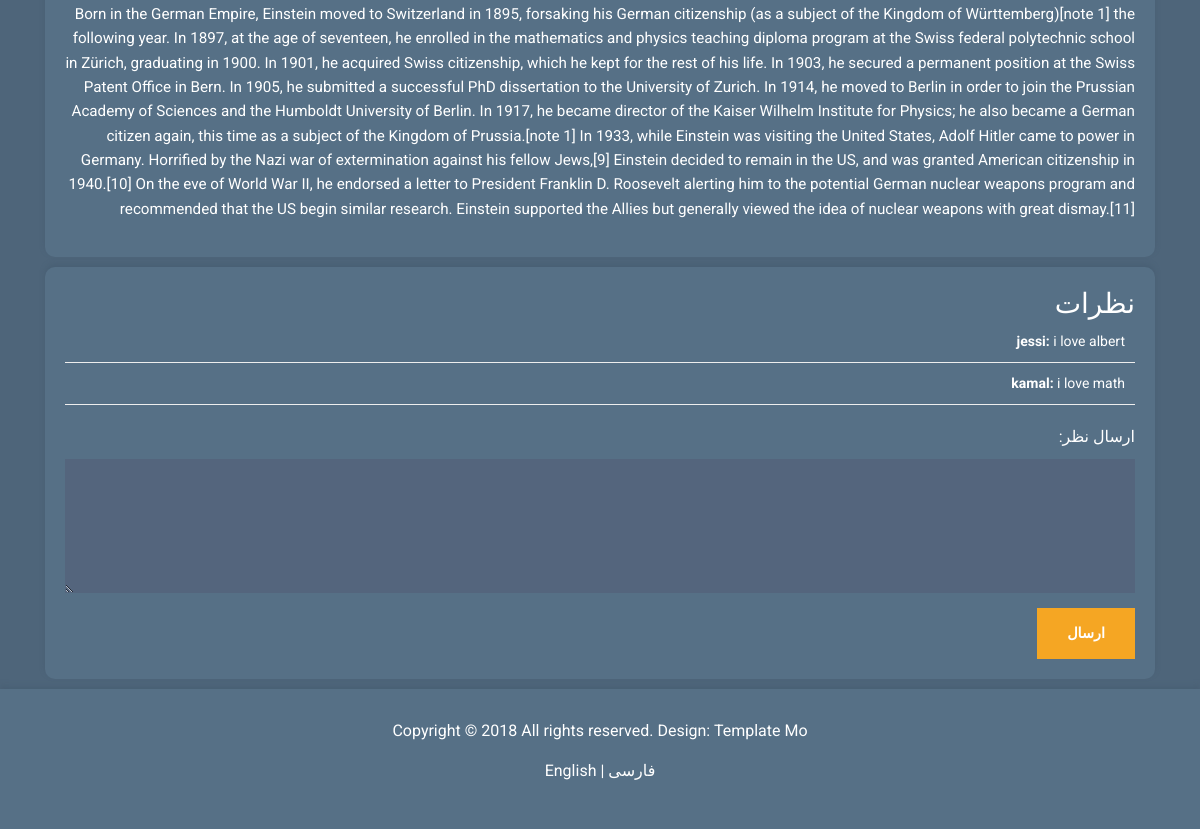
/post/5 (signed in, lower part), run on an earlier commit of the app's database.
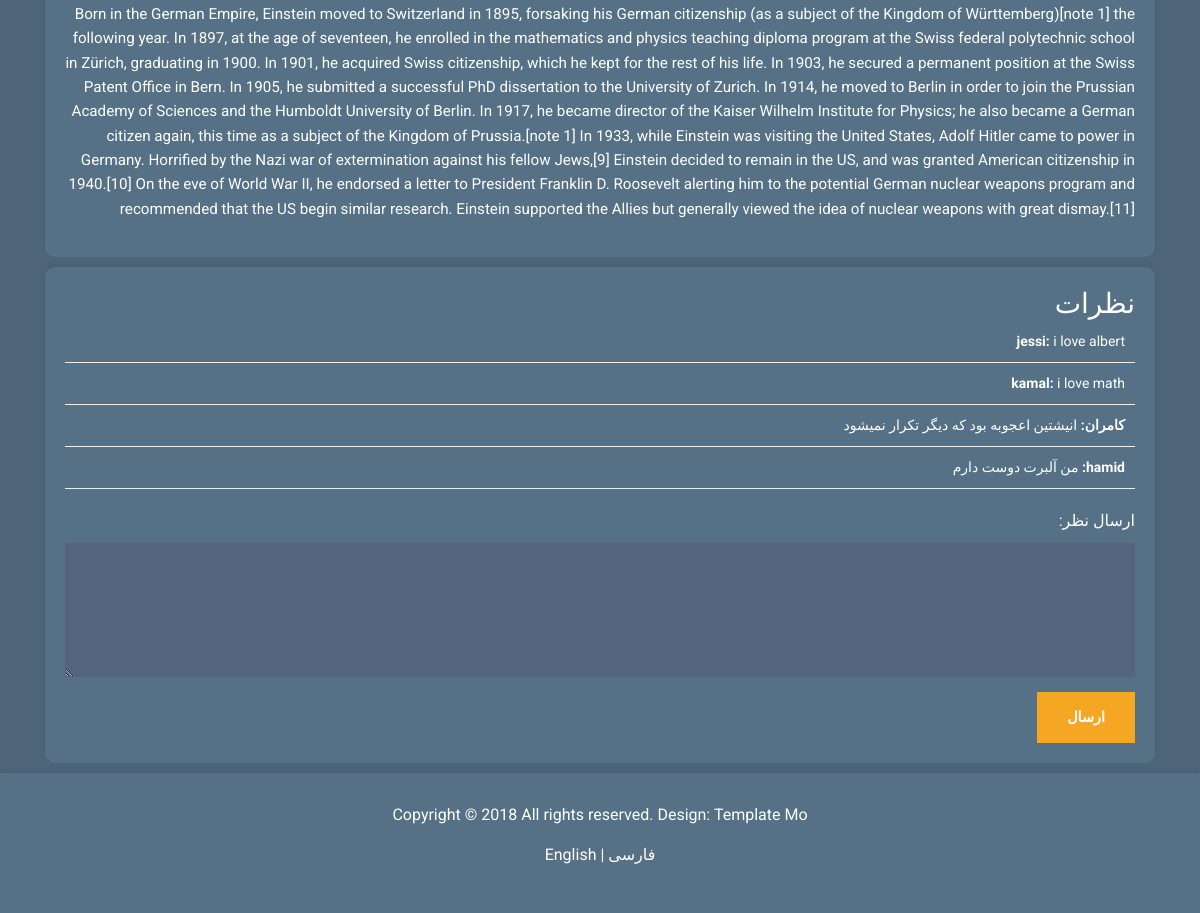
And on a later commit of the database.
### main.py (models this page shows, shortened)
class Comment(db.Model):
    id = db.Column(db.Integer, primary_key=True)
    content = db.Column(db.Text, nullable=False)
    user_id = db.Column(db.Integer, db.ForeignKey('user.id'), nullable=False)
    post_id = db.Column(db.Integer, db.ForeignKey('post.id'), nullable=False)
    user = db.relationship('User', backref=db.backref('user_comment', lazy=True))  # Relationship to User model

class User(db.Model):
    id = db.Column(db.Integer, primary_key=True)
    username = db.Column(db.String(80), unique=True, nullable=False)
    _password = db.Column(db.String(120) , nullable=False)
    is_authenticated =db.Column(db.Boolean, default=False, nullable=False)
    posts = db.relationship('Post', backref='author', lazy=True)
    comments = db.relationship('Comment', backref='commenter', lazy=True)
    @property
    def password(self):
        raise AttributeError("password is not a readable attribute")

### main.py (the view)
@app.route('/post/<int:post_id>', methods = ['POST' , 'GET'])
def detail_post(post_id):
    if "username" not in session:
        flash(translations[session['language']]['please_login'])
        return redirect(url_for("login"))
    post = Post.query.get_or_404(post_id)
    if "user_id" in session:
        user= User.query.get_or_404(session['user_id'])
        user_id = session.get("user_id")
    else:
        user=""
    if request.method == "POST" and "comment_submit" in request.form:
        comment = request.form['comment']
        new_comment = Comment(content = comment , post_id = post_id , user_id =user_id )
        db.session.add(new_comment)
        db.session.commit()
        return redirect(url_for('detail_post',post_id = post_id))
    comments = Comment.query.filter_by(post_id = post_id)
    return render_template('post.html', user=session['username'], user_id = session['user_id'], post=post,comments = comments,
                           translations=translations[session["language"]])

### main.py (called while the page is built)
@app.before_request
def create_tables():
    db.create_all()
    if not "language" in session:
        session["language"] = 'fa'

### templates/post.html (shortened to what this page needs)
<!DOCTYPE html>
<html lang="en">
<head>
    <link rel="stylesheet" href="{{ url_for('static',filename='css/post.css') }}" />
    <link rel="stylesheet" href="{{ url_for('static',filename='css/fontawesome.min.css') }}" />
    <link rel="stylesheet" href="{{ url_for('static',filename='css/bootstrap.min.css') }}" />
    <link rel="stylesheet" href="{{ url_for('static',filename='css/templatemo-style.css') }}" />
    <link rel="stylesheet" href="{{ url_for('static',filename='css/home.css') }}" />
    <link rel="stylesheet" href="{{ url_for('static',filename='css/comment-section.css') }}" />
    {% if translations['language']=="fa" %}
        <link rel="stylesheet" href="{{ url_for('static',filename='css/farsi-specifics.css') }}" />
    {% endif %}
</head>
<body id="homePage" style="padding-top: 90px;">
    <div class="container">
        <div class="post-container">
            <div class="post-footer">
                <p class="post-text">
                    {{post.content}}
                </p>
            </div>
        </div>
        <div class="comment-section-container">
            <h3 class="comment-section-title">{{translations['comments']}}</h3>
            <div id="comments-list">
                {% for comment in comments %}
                    <div class="comment">
                        <p><strong>{{ comment.user.username }}:</strong> {{ comment.content }}</p>
                    </div>
                {% endfor %}
            </div>
            {% if not user == "": %}
                <form method="POST" id="comment-form">
                    <div class="form-group">
                        <label for="text">{{translations['send_a_comment']}}</label>
                        <textarea name="comment" name="text" id="text" class="form-control" rows="4" required></textarea>
                    </div>
                    <button name="comment_submit" type="submit" class="btn btn-primary">{{translations['submit_comment']}}</button>
                </form>
            {% endif %}
        </div>
    </div>
    {% include 'tm-footer.html' %}
</body>
</html>

What changed in the data, as far as the page shows it:
added Comment: user.username "کامران", content "انیشتین اعجوبه بود که دیگر تکرار نمیشود"
added Comment: user.username "hamid", content "من آلبرت دوست دارم"
